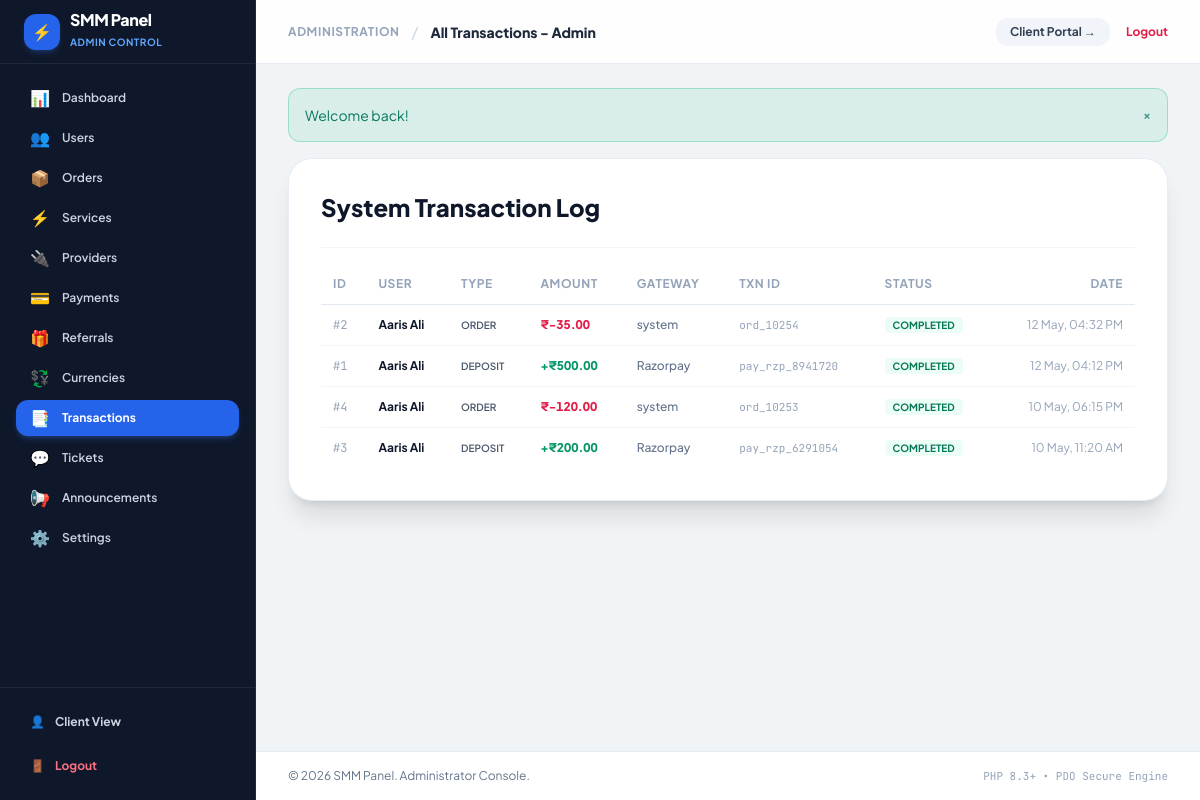
/admin/transactions.php (signed in), run on the app's committed database.
### tables this page shows
CREATE TABLE `transactions` (
  `id` INT UNSIGNED AUTO_INCREMENT PRIMARY KEY,
  `user_id` INT UNSIGNED NOT NULL,
  `order_id` INT UNSIGNED NULL,
  `type` ENUM('deposit', 'order', 'refund', 'bonus', 'admin_adjustment') NOT NULL,
  `amount` DECIMAL(12, 4) NOT NULL,
  `gateway` VARCHAR(50) NOT NULL DEFAULT 'system',
  `gateway_txn_id` VARCHAR(120) NULL,
  `status` ENUM('pending', 'completed', 'failed', 'refunded') NOT NULL DEFAULT 'completed',
  `note` VARCHAR(255) NULL,
  `created_at` TIMESTAMP DEFAULT CURRENT_TIMESTAMP,
  FOREIGN KEY (`user_id`) REFERENCES `users`(`id`) ON DELETE CASCADE,
  FOREIGN KEY (`order_id`) REFERENCES `orders`(`id`) ON DELETE SET NULL,
  INDEX `idx_txn_type` (`type`),
  INDEX `idx_txn_status` (`status`)
);

CREATE TABLE `users` (
  `id` INT UNSIGNED AUTO_INCREMENT PRIMARY KEY,
  `username` VARCHAR(64) NOT NULL UNIQUE,
  `email` VARCHAR(191) NOT NULL UNIQUE,
  `password` VARCHAR(255) NOT NULL,
  `phone` VARCHAR(32) NULL,
  `balance` DECIMAL(12, 4) NOT NULL DEFAULT 0.0000,
  `spent` DECIMAL(12, 4) NOT NULL DEFAULT 0.0000,
  `role` ENUM('user', 'admin', 'support') NOT NULL DEFAULT 'user',
  `status` ENUM('active', 'suspended', 'banned') NOT NULL DEFAULT 'active',
  `api_key` VARCHAR(64) NOT NULL UNIQUE,
  `referral_code` VARCHAR(32) NULL UNIQUE,
  `referred_by` INT UNSIGNED NULL,
  `email_verified` TINYINT(1) NOT NULL DEFAULT 0,
  `created_at` TIMESTAMP DEFAULT CURRENT_TIMESTAMP,
  `updated_at` TIMESTAMP DEFAULT CURRENT_TIMESTAMP ON UPDATE CURRENT_TIMESTAMP,
  INDEX `idx_users_role` (`role`),
  INDEX `idx_users_status` (`status`),
  INDEX `idx_users_referral_code` (`referral_code`)
);

CREATE TABLE `currencies` (
  `id` INT UNSIGNED AUTO_INCREMENT PRIMARY KEY,
  `code` VARCHAR(10) NOT NULL UNIQUE,
  `symbol` VARCHAR(10) NOT NULL,
  `name` VARCHAR(50) NOT NULL,
  `exchange_rate` DECIMAL(14, 6) NOT NULL DEFAULT 1.000000,
  `is_base` TINYINT(1) NOT NULL DEFAULT 0,
  `status` ENUM('active', 'inactive') NOT NULL DEFAULT 'active',
  `created_at` TIMESTAMP DEFAULT CURRENT_TIMESTAMP,
  `updated_at` TIMESTAMP DEFAULT CURRENT_TIMESTAMP ON UPDATE CURRENT_TIMESTAMP,
  INDEX `idx_currency_code` (`code`)
);

### admin/transactions.php (the view, shortened to what this page needs)
<?php
require_once __DIR__ . '/../includes/functions.php';
$db = Database::getConnection();
$transactions = $db->query("
    SELECT t.*, u.username
    FROM transactions t
    JOIN users u ON t.user_id = u.id
    ORDER BY t.created_at DESC
")->fetchAll();
require_once __DIR__ . '/../includes/header.php';
?>
<div class="max-w-7xl mx-auto my-4 space-y-6">
    <div class="bg-white rounded-3xl p-6 sm:p-8 border border-slate-200/80 shadow-xl">
        <h2 class="text-2xl font-extrabold text-slate-900 pb-6 border-b border-slate-100">System Transaction Log</h2>
        <div class="overflow-x-auto mt-4">
            <table class="w-full text-left text-xs">
                <thead>
                    <tr class="border-b border-slate-200 text-slate-400 uppercase tracking-wider">
                        <th class="py-3 px-3">ID</th>
                        <th class="py-3 px-3">User</th>
                        <th class="py-3 px-3">Type</th>
                        <th class="py-3 px-3">Amount</th>
                        <th class="py-3 px-3">Gateway</th>
                        <th class="py-3 px-3">Txn ID</th>
                        <th class="py-3 px-3">Status</th>
                        <th class="py-3 px-3 text-right">Date</th>
                    </tr>
                </thead>
                <tbody class="divide-y divide-slate-100 text-slate-700">
                    <?php foreach ($transactions as $t):
                        $isPos = (float)$t['amount'] > 0;
                    ?>
                        <tr class="hover:bg-slate-50">
                            <td class="py-3 px-3 font-mono text-slate-400">#<?= (int)$t['id'] ?></td>
                            <td class="py-3 px-3 font-bold text-slate-900"><?= e($t['username']) ?></td>
                            <td class="py-3 px-3 font-semibold text-slate-600 uppercase text-[10px]"><?= e($t['type']) ?></td>
                            <td class="py-3 px-3 font-extrabold tabular-nums <?= $isPos ? 'text-emerald-600' : 'text-rose-600' ?>">
                                <?= $isPos ? '+' : '' ?><?= format_currency($t['amount']) ?>
                            </td>
                            <td class="py-3 px-3 font-medium text-slate-500"><?= e($t['gateway']) ?></td>
                            <td class="py-3 px-3 font-mono text-[11px] text-slate-400"><?= e($t['gateway_txn_id']) ?></td>
                            <td class="py-3 px-3"><span class="px-2 py-0.5 rounded text-[10px] font-bold uppercase bg-emerald-50 text-emerald-700"><?= e($t['status']) ?></span></td>
                            <td class="py-3 px-3 text-right text-slate-400"><?= date('d M, h:i A', strtotime($t['created_at'])) ?></td>
                        </tr>
                    <?php endforeach; ?>
                </tbody>
            </table>
        </div>
    </div>
</div>
<?php require_once __DIR__ . '/../includes/footer.php'; ?>

### data on the page
transactions: id "2", user.username "Aaris Ali", type "ORDER", amount.symbol "₹-35.00", gateway "system", gateway_txn "ord_10254", status "COMPLETED", created_at "12 May, 04:32 PM"
transactions: id "1", user.username "Aaris Ali", type "DEPOSIT", amount.symbol "₹500.00", gateway "Razorpay", gateway_txn "pay_rzp_8941720", status "COMPLETED", created_at "12 May, 04:12 PM"
transactions: id "4", user.username "Aaris Ali", type "ORDER", amount.symbol "₹-120.00", gateway "system", gateway_txn "ord_10253", status "COMPLETED", created_at "10 May, 06:15 PM"
transactions: id "3", user.username "Aaris Ali", type "DEPOSIT", amount.symbol "₹200.00", gateway "Razorpay", gateway_txn "pay_rzp_6291054", status "COMPLETED", created_at "10 May, 11:20 AM"

### other printed values
app_name() "SMM Panel"
$link['icon'] "📊"
$link['name'] "Dashboard"
$link['icon'] "👥"
$link['name'] "Users"
$link['icon'] "📦"
$link['name'] "Orders"
$link['icon'] "⚡"
$link['name'] "Services"
$link['icon'] "🔌"
$link['name'] "Providers"
$link['icon'] "💳"
$link['name'] "Payments"
$link['icon'] "🎁"
$link['name'] "Referrals"
